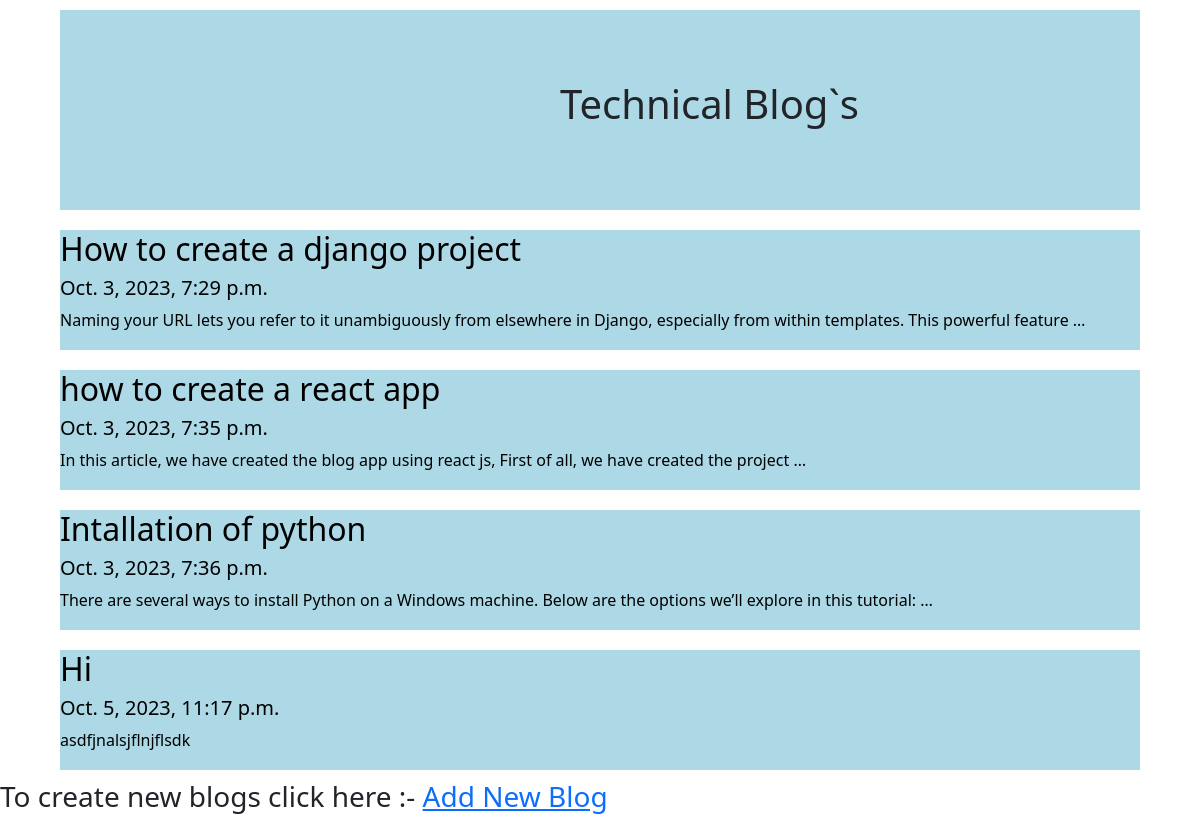
The page / on the database its author committed.
### home/models.py (models this page shows)
class blogs(models.Model):
    title = models.CharField(max_length=50)
    dec = models.CharField(max_length=100000000000000)
    created_at = models.DateTimeField(default=datetime.now,blank=True)

### home/views.py (the view)
# urls.py: path('', views.index , name="index"),
def index(request):
    post = blogs.objects.all()
    return render(request,"index.html",{'posts' : post})

### templates/index.html (shortened to what this page needs)
{% extends "base.html" %}
{% block body %}
<div id="main">
    <div class="item" id="i1">
        <div id="t1">
            <h1>Technical Blog`s</h1>
        </div>
    </div>
    {% for post in posts %}
        <div class="item i1">
            <a href="/post/{{post.id}}">
                <h2>{{post.title}}</h2>
                <h5>{{post.created_at}}</h5>
                <p>{{post.dec | truncatewords:20}}</p>
            </a>
        </div>
    {% endfor %}
</div>
<div class="add">
    <h3>
        To create new blogs click here :- <a href="/add">Add New Blog</a>
    </h3>
</div>
{% endblock body %}

### templates/base.html (shortened to what this page needs)
<!doctype html>
<html lang="en">
  <head>
    <link href="https://cdn.jsdelivr.net/npm/bootstrap@5.3.2/dist/css/bootstrap.min.css" rel="stylesheet">
</head>
  <body>
    {% block body %}{% endblock body %}
  </body>
</html>

### rows shown on the page
blogs: title "How to create a django project", created_at "Oct. 3, 2023, 7:29 p.m.", dec "Naming your URL lets you refer to it unambiguously from elsewhere in Django, especially from within templates. This powerful feature …"
blogs: title "how to create a react app", created_at "Oct. 3, 2023, 7:35 p.m.", dec "In this article, we have created the blog app using react js, First of all, we have created the project …"
blogs: title "Intallation of python", created_at "Oct. 3, 2023, 7:36 p.m.", dec "There are several ways to install Python on a Windows machine. Below are the options we’ll explore in this tutorial: …"
blogs: title "Hi", created_at "Oct. 5, 2023, 11:17 p.m.", dec "asdfjnalsjflnjflsdk"
